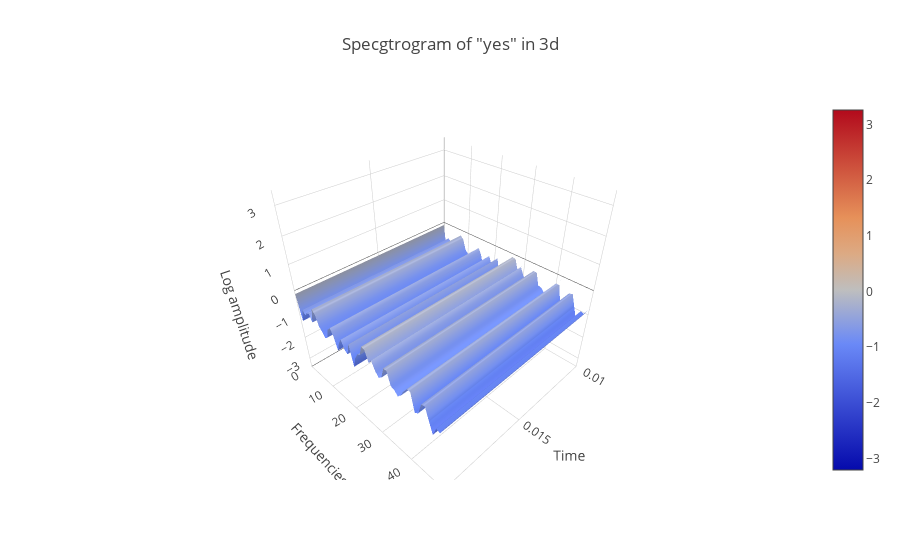

The code cell stored with this chart in its notebook:
### Markdown cell above
## 1.3. Spectrogram in 3d
<a id="3d"></a> 

By the way, times change, and the tools change. Have you ever seen spectrogram in 3d?

### Code cell
data = [go.Surface(z=spectrogram.T)]
layout = go.Layout(
    title='Specgtrogram of "yes" in 3d',
    scene = dict(
    yaxis = dict(title='Frequencies', range=freqs),
    xaxis = dict(title='Time', range=times),
    zaxis = dict(title='Log amplitude'),
    ),
)
fig = go.Figure(data=data, layout=layout)
py.iplot(fig)

### Figure 1 — Plotly figure (JSON) as saved in the notebook; plotly's stock layout.template omitted (floating-point values rounded to 4 significant figures; data arrays with more than 128 entries replaced by an {"elided": "..."} marker saying what was removed)
{"data": [{"type": "surface", "z": {"elided": "161x99 float values"}}], "layout": {"scene": {"xaxis": {"range": [0.01, 0.02, 0.03, 0.04, 0.05, 0.06, 0.07, 0.08, 0.09, 0.1, 0.11, 0.12, 0.13, 0.14, 0.15, 0.16, 0.17, 0.18, 0.19, 0.2, 0.21, 0.22, 0.23, 0.24, 0.25, 0.26, 0.27, 0.28, 0.29, 0.3, 0.31, 0.32, 0.33, 0.34, 0.35, 0.36, 0.37, 0.38, 0.39, 0.4, 0.41, 0.42, 0.43, 0.44, 0.45, 0.46, 0.47, 0.48, 0.49, 0.5, 0.51, 0.52, 0.53, 0.54, 0.55, 0.56, 0.57, 0.58, 0.59, 0.6, 0.61, 0.62, 0.63, 0.64, 0.65, 0.66, 0.67, 0.68, 0.69, 0.7, 0.71, 0.72, 0.73, 0.74, 0.75, 0.76, 0.77, 0.78, 0.79, 0.8, 0.81, 0.82, 0.83, 0.84, 0.85, 0.86, 0.87, 0.88, 0.89, 0.9, 0.91, 0.92, 0.93, 0.94, 0.95, 0.96, 0.97, 0.98, 0.99], "title": "Time"}, "yaxis": {"range": {"elided": "161 int values"}, "title": "Frequencies"}, "zaxis": {"title": "Log amplitude"}}, "title": "Specgtrogram of \"yes\" in 3d"}}
